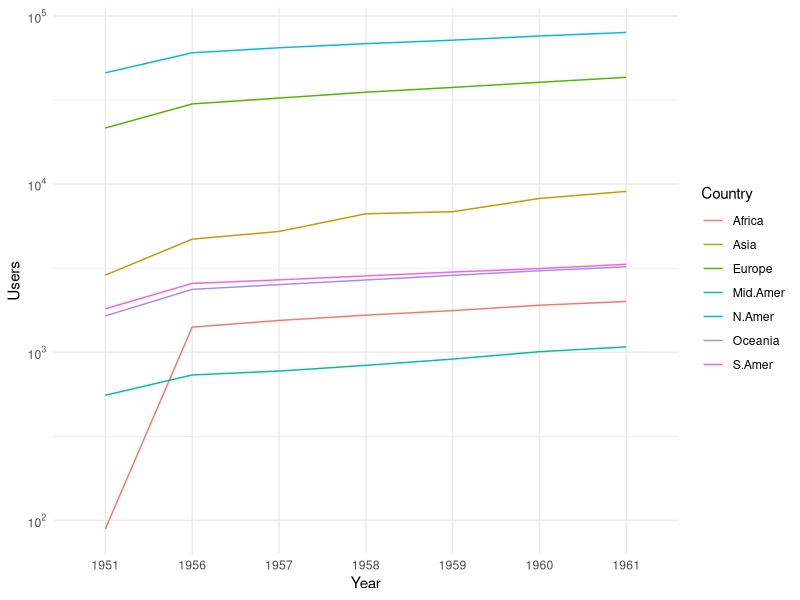

Write R code to recreate this figure.
## ---- chunk 1
knitr::opts_chunk$set(echo = FALSE)
## ---- chunk 2
library(tidyr)   # For pivoting the data into long form 
library(tibble)  # For converting the rownames (Year) to a column
library(scales)  # For scaing the y-axis and labels
library(ggplot2) # For the plot
summary(WorldPhones)
## ---- chunk 3
WorldPhones %>%
  as.data.frame() %>%
  rownames_to_column("Year") %>%
  pivot_longer(cols=-Year, names_to="Country", values_to="Users") %>%
  ggplot(aes(Year, Users, group=Country, col=Country)) +
  geom_line() +
  scale_y_log10(n.breaks=5, labels = trans_format("log10", math_format(10^.x))) +
  theme_minimal() 
